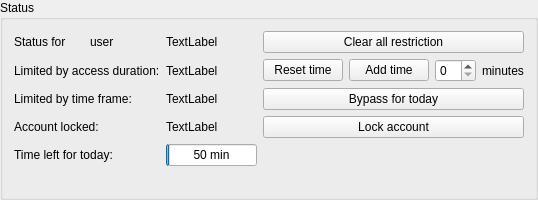
      <widget class="QGroupBox" name="groupBox">
       <property name="title">
        <string>Status</string>
       </property>
       <layout class="QGridLayout" name="gridLayout_3">
        <item row="0" column="0">
         <layout class="QGridLayout" name="gridLayout_2">
          <item row="1" column="0">
           <layout class="QHBoxLayout" name="horizontalLayout_3">
            <item>
             <widget class="QLabel" name="label_4">
              <property name="sizePolicy">
               <sizepolicy hsizetype="Preferred" vsizetype="Preferred">
                <horstretch>0</horstretch>
                <verstretch>0</verstretch>
               </sizepolicy>
              </property>
              <property name="text">
               <string>Status for </string>
              </property>
             </widget>
            </item>
            <item>
             <widget class="QLabel" name="label_5">
              <property name="sizePolicy">
               <sizepolicy hsizetype="Minimum" vsizetype="Preferred">
                <horstretch>0</horstretch>
                <verstretch>0</verstretch>
               </sizepolicy>
              </property>
              <property name="text">
               <string>user</string>
              </property>
             </widget>
            </item>
           </layout>
          </item>
          <item row="1" column="1">
           <widget class="QLabel" name="label_6">
            <property name="text">
             <string>TextLabel</string>
            </property>
           </widget>
          </item>
          <item row="1" column="2">
           <widget class="QPushButton" name="clearAllRestriction">
            <property name="text">
             <string>Clear all restriction</string>
            </property>
           </widget>
          </item>
          <item row="3" column="0">
           <widget class="QLabel" name="label">
            <property name="text">
             <string>Limited by access duration:</string>
            </property>
           </widget>
          </item>
          <item row="3" column="1">
           <widget class="QLabel" name="label_7">
            <property name="text">
             <string>TextLabel</string>
            </property>
           </widget>
          </item>
          <item row="3" column="2">
           <layout class="QHBoxLayout" name="horizontalLayout_4">
            <item>
             <widget class="QPushButton" name="pushButton_2">
              <property name="text">
               <string>Reset time</string>
              </property>
             </widget>
            </item>
            <item>
             <widget class="QPushButton" name="pushButton_3">
              <property name="text">
               <string>Add time</string>
              </property>
             </widget>
            </item>
            <item>
             <widget class="QSpinBox" name="spinBox"/>
            </item>
            <item>
             <widget class="QLabel" name="label_10">
              <property name="text">
               <string>minutes</string>
              </property>
             </widget>
            </item>
           </layout>
          </item>
          <item row="4" column="0">
           <widget class="QLabel" name="label_2">
            <property name="text">
             <string>Limited by time frame:</string>
            </property>
           </widget>
          </item>
          <item row="4" column="1">
           <widget class="QLabel" name="label_8">
            <property name="text">
             <string>TextLabel</string>
            </property>
           </widget>
          </item>
          <item row="4" column="2">
           <widget class="QPushButton" name="pushButton_4">
            <property name="text">
             <string>Bypass for today</string>
            </property>
           </widget>
          </item>
          <item row="6" column="0">
           <widget class="QLabel" name="label_3">
            <property name="text">
             <string>Account locked:</string>
            </property>
           </widget>
          </item>
          <item row="6" column="1">
           <widget class="QLabel" name="label_9">
            <property name="text">
             <string>TextLabel</string>
            </property>
           </widget>
          </item>
          <item row="6" column="2">
           <widget class="QPushButton" name="pushButton_5">
            <property name="text">
             <string>Lock account</string>
            </property>
           </widget>
          </item>
          <item row="8" column="1">
           <spacer name="horizontalSpacer_3">
            <property name="orientation">
             <enum>Qt::Horizontal</enum>
            </property>
            <property name="sizeHint" stdset="0">
             <size>
              <width>40</width>
              <height>20</height>
             </size>
            </property>
           </spacer>
          </item>
          <item row="7" column="1">
           <widget class="QProgressBar" name="progressBar">
            <property name="maximum">
             <number>1439</number>
            </property>
            <property name="value">
             <number>50</number>
            </property>
            <property name="format">
             <string>%v min</string>
            </property>
           </widget>
          </item>
          <item row="7" column="0">
           <widget class="QLabel" name="label_11">
            <property name="text">
             <string>Time left for today:</string>
            </property>
           </widget>
          </item>
         </layout>
        </item>
       </layout>
      </widget>
